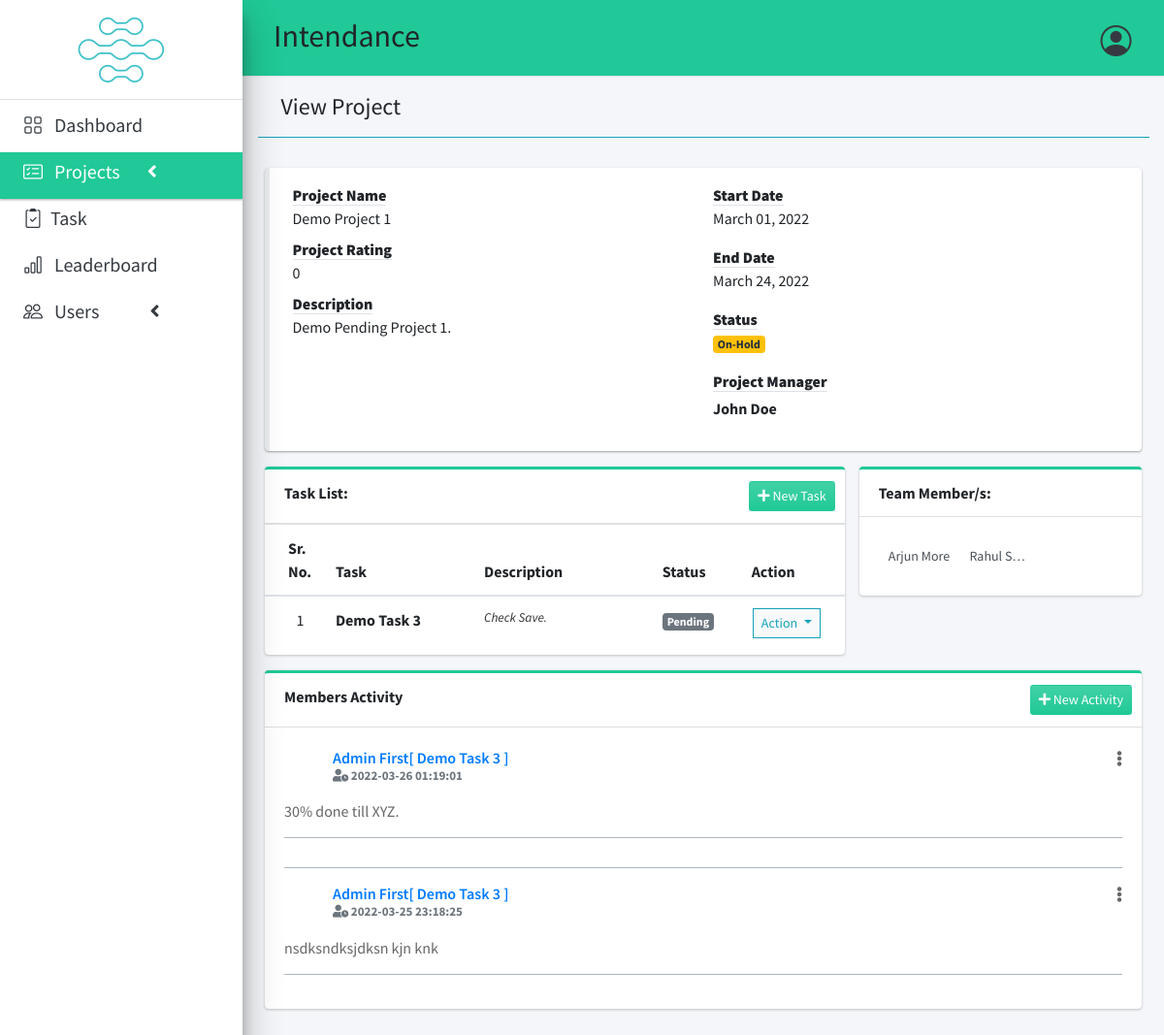
The page /index.php?page=view_project&id=3 (signed in) on the database its author committed.
### tables this page shows
CREATE TABLE `it_data` (
  `id` int(30) NOT NULL,
  `project_id` int(30) NOT NULL,
  `task` varchar(200) NOT NULL,
  `description` text NOT NULL,
  `status` tinyint(4) NOT NULL,
  `date_created` datetime NOT NULL DEFAULT current_timestamp(),
  `it_rating` int(2) NOT NULL
);

CREATE TABLE `users` (
  `id` int(30) NOT NULL,
  `firstname` varchar(200) NOT NULL,
  `lastname` varchar(200) NOT NULL,
  `email` varchar(200) NOT NULL,
  `password` text NOT NULL,
  `type` int(1) NOT NULL DEFAULT 2,
  `code` int(50) NOT NULL,
  `status` text NOT NULL,
  `date_created` datetime NOT NULL DEFAULT current_timestamp()
);

CREATE TABLE `usr_activity` (
  `id` int(30) NOT NULL,
  `project_id` int(30) NOT NULL,
  `task_id` int(30) NOT NULL,
  `comment` text NOT NULL,
  `subject` varchar(200) NOT NULL,
  `date` date NOT NULL,
  `start_time` time NOT NULL,
  `end_time` time NOT NULL,
  `user_id` int(30) NOT NULL,
  `time_rendered` float NOT NULL,
  `date_created` datetime NOT NULL DEFAULT current_timestamp()
);

### view_project.php (the view, shortened to what this page needs)
<?php
include 'db_connect.php';
$stat = array("Pending","Started","On-Progress","On-Hold","Over Due","Done");
$manager = $conn->query("SELECT *,concat(firstname,' ',lastname) as name FROM users where id = $manager_id");
$manager = $manager->num_rows > 0 ? $manager->fetch_array() : array();
?>
<div class="col-lg-12">
	<div class="row">
		<div class="col-md-12">
			<div class="callout">
				<div class="col-md-12">
					<div class="row">
						<div class="col-sm-6">
							<dl>
								<dt><b class="border-bottom">Project Name</b></dt>
								<dd><?php echo ucwords($name) ?></dd>
								<dt><b class="border-bottom">Project Rating</b></dt>
								<dd><?php echo $tp_rating; ?></dd>
								<dt><b class="border-bottom">Description</b></dt>
								<dd><?php echo html_entity_decode($description) ?></dd>
							</dl>
						</div>
						<div class="col-md-6">
							<dl>
								<dt><b class="border-bottom">Start Date</b></dt>
								<dd><?php echo date("F d, Y",strtotime($start_date)) ?></dd>
							</dl>
							<dl>
								<dt><b class="border-bottom">End Date</b></dt>
								<dd><?php echo date("F d, Y",strtotime($end_date)) ?></dd>
							</dl>
							<dl>
								<dt><b class="border-bottom">Status</b></dt>
								<dd>
									<?php
									  if($stat[$status] =='Pending'){
									  	echo "<span class='badge badge-secondary'>{$stat[$status]}</span>";
									  }elseif($stat[$status] =='Started'){
									  	echo "<span class='badge badge-teal'>{$stat[$status]}</span>";
									  }elseif($stat[$status] =='On-Progress'){
									  	echo "<span class='badge badge-info'>{$stat[$status]}</span>";
									  }elseif($stat[$status] =='On-Hold'){
									  	echo "<span class='badge badge-warning'>{$stat[$status]}</span>";
									  }elseif($stat[$status] =='Over Due'){
									  	echo "<span class='badge badge-danger'>{$stat[$status]}</span>";
									  }elseif($stat[$status] =='Done'){
									  	echo "<span class='badge badge-success'>{$stat[$status]}</span>";
									  }
									?>
								</dd>
							</dl>
							<dl>
								<dt><b class="border-bottom card-teal">Project Manager</b></dt>
								<dd>
									<?php if(isset($manager['id'])) : ?>
									<div class="d-flex align-items-center mt-1">
										<b><?php echo ucwords($manager['name']) ?></b>
									</div>
									<?php else: ?>
										<small><i>Manager Deleted from Database</i></small>
									<?php endif; ?>
								</dd>
							</dl>
						</div>
					</div>
				</div>
			</div>
		</div>
	</div>
	<div class="row">
		<div class="col-md-8">
			<div class="card card-outline card-teal">
				<div class="card-header">
					<span><b>Task List:</b></span>
					<?php if($_SESSION['login_type'] != 3): ?>
					<div class="card-tools">
						<button class="btn btn-teal bg-gradient-teal btn-sm" type="button" id="new_task"><i class="fa fa-plus"></i> New Task</button>
					</div>
				<?php endif; ?>
				</div>
				<div class="card-body p-0">
					<div class="table-responsive">
					<table class="table table-condensed m-0 table-hover">
						<colgroup>
							<col width="5%">
							<col width="25%">
							<col width="30%">
							<col width="15%">
							<col width="15%">
						</colgroup>
						<thead>
							<th>Sr. No.</th>
							<th>Task</th>
							<th>Description</th>
							<th>Status</th>
							<th>Action</th>
						</thead>
						<tbody>
							<?php
							$i = 1;
							$tasks = $conn->query("SELECT * FROM it_data where project_id = {$id} order by task asc");
							while($row=$tasks->fetch_assoc()):
								$trans = get_html_translation_table(HTML_ENTITIES,ENT_QUOTES);
								unset($trans["\""], $trans["<"], $trans[">"], $trans["<h2"]);
								$desc = strtr(html_entity_decode($row['description']),$trans);
								$desc=str_replace(array("<li>","</li>"), array("",", "), $desc);
							?>
								<tr>
			                        <td class="text-center"><?php echo $i++ ?></td>
			                        <td class=""><b><?php echo ucwords($row['task']) ?></b></td>
			                        <td class=""><p class="truncate"><?php echo strip_tags($desc) ?></p></td>
			                        <td>
			                        	<?php
			                        	if($row['status'] == 1){
									  		echo "<span class='badge badge-secondary'>Pending</span>";
			                        	}elseif($row['status'] == 2){
									  		echo "<span class='badge badge-teal'>On-Progress</span>";
			                        	}elseif($row['status'] == 3){
									  		echo "<span class='badge badge-success'>Done</span>";
			                        	}
			                        	?>
			                        </td>
			                        <td class="text-center">
										<button type="button" class="btn btn-default btn-sm btn-flat border-info wave-effect text-info dropdown-toggle" data-toggle="dropdown" aria-expanded="true">
					                      Action
					                    </button>
									</td>
		                    	</tr>
							<?php
							endwhile;
							?>
						</tbody>
					</table>
					</div>
				</div>
			</div>
		</div>
		<div class="col-md-4">
			<div class="card card-outline card-teal">
				<div class="card-header">
					<span><b>Team Member/s:</b></span>
				</div>
				<div class="card-body">
					<ul class="users-list">
						<?php
						if(!empty($user_ids)):
							$members = $conn->query("SELECT *,concat(firstname,' ',lastname) as name FROM users where id in ($user_ids) order by concat(firstname,' ',lastname) asc");
							while($row=$members->fetch_assoc()):
						?>
								<li>
			                        <a class="users-list-name" href="javascript:void(0)"><?php echo ucwords($row['name']) ?></a>
		                    	</li>
						<?php
							endwhile;
						endif;
						?>
					</ul>
				</div>
			</div>
		</div>
	</div>
	<div class="row">
		<div class="col-md-12">
			<div class="card card-outline card-teal">
				<div class="card-header">
					<b>Members Activity</b>
					<div class="card-tools">
						<button class="btn btn-teal bg-gradient-teal btn-sm" type="button" id="new_productivity"><i class="fa fa-plus"></i> New Activity</button>
					</div>
				</div>
				<div class="card-body">
					<?php
					$progress = $conn->query("SELECT p.*,concat(u.firstname,' ',u.lastname) as uname,t.task FROM usr_activity p inner join users u on u.id = p.user_id inner join it_data t on t.id = p.task_id where p.project_id = $id order by unix_timestamp(p.date_created) desc ");
					while($row = $progress->fetch_assoc()):
					?>
						<div class="post">
		                      <div class="user-block">
		                      	<?php if($_SESSION['login_id'] == $row['user_id']): ?>
		                      	<span class="btn-group dropleft float-right">
								  <span class="btndropdown-toggle" data-toggle="dropdown" aria-haspopup="true" aria-expanded="false" style="cursor: pointer;">
								    <i class="fa fa-ellipsis-v"></i>
								  </span>
								</span>
								<?php endif; ?>
		                        <span class="username">
		                          <a href="#"><?php echo ucwords($row['uname']) ?>[ <?php echo ucwords($row['task']) ?> ]</a>
		                        </span>
		                        <span class="description">
		                        	<span class="fa fa-user-clock"></span>
                      				<span><b><?php echo ($row['date_created']) ?></b></span>
	                        	</span>
		                      </div>
		                      <div>
		                       <?php echo html_entity_decode($row['comment']) ?>
		                      </div>
	                    </div>
	                    <div class="post clearfix"></div>
                    <?php endwhile; ?>
				</div>
			</div>
		</div>
	</div>
</div>

### index.php (shortened to what this page needs)
<!DOCTYPE html>
<html lang="en">
<?php
	include 'header.php'
?>
<body class="hold-transition sidebar-mini layout-fixed layout-navbar-fixed layout-footer-fixed">
<div class="wrapper">
  <?php include 'topbar.php' ?>
  <?php include 'sidebar.php' ?>
  <div class="content-wrapper">
    <div class="content-header">
      <div class="container-fluid">
        <div class="row mb-2">
          <div class="col-sm-6">
            <h4 class="mt-4 ml-4 mb-0"><?php echo $title ?></h4>
          </div>
        </div>
            <hr class="border-info">
      </div>
    </div>
    <section class="content">
      <div class="container-fluid">
         <?php
            $page = isset($_GET['page']) ? $_GET['page'] : 'home';
            if(!file_exists($page.".php")){
                include '404.html';
            }else{
            include $page.'.php';
            }
          ?>
      </div>
    </section>
  </div>
</div>
</body>
</html>

### header.php (shortened to what this page needs)
<head>
  <?php
  $title = isset($_GET['page']) ? ucwords(str_replace("_", ' ', $_GET['page'])) : "Home";
  ?>
  <link rel="stylesheet" href="https://cdn.jsdelivr.net/npm/bootstrap-icons@1.8.1/font/bootstrap-icons.css">
  <link rel="stylesheet" href="assets/plugins/fontawesome-free/css/all.min.css">
  <link rel="stylesheet" href="assets/plugins/datatables/css/dataTables.bootstrap4.min.css">
  <link rel="stylesheet" href="assets/plugins/datatables/css/responsive.bootstrap4.min.css">
  <link rel="stylesheet" href="assets/plugins/datatables/css/buttons.bootstrap4.min.css">
  <link rel="stylesheet" href="assets/plugins/select2/css/select2.min.css">
  <link rel="stylesheet" href="assets/plugins/select2/css/select2-bootstrap4.min.css">
  <link rel="stylesheet" href="assets/css/jquery.datetimepicker.min.css">
  <link rel="stylesheet" href="https://code.jquery.com/ui/1.11.4/themes/smoothness/jquery-ui.css">
  <link rel="stylesheet" href="assets/plugins/bootstrap/css/bootstrap4-toggle.min.css">
  <link rel="stylesheet" href="assets/css/adminlte.min.css">
  <link rel="stylesheet" href="assets/css/styles.css">
  <link rel="stylesheet" href="assets/plugins/jquery/css/jquery-ui.min.css">
  <link rel="stylesheet" href="//code.jquery.com/ui/1.13.1/themes/base/jquery-ui.css">
</head>

### topbar.php (shortened to what this page needs)
<nav class="main-header navbar navbar-expand navbar-teal">
  <h2 class="pl-4 pt-1 ">Intendance</h2>
  <ul class="navbar-nav ml-auto">
    <li class="nav-item dropdown">
      <a class=""  data-toggle="dropdown" aria-expanded="true" href="javascript:void(0)">
              <span>
                <div class="d-flex badge-pill">
                  <span class="text-dark mt-3 mr-2 text-center"><h2 class="float-left mr-2"><i class="bi bi-person-circle text-dark"></i></h2></span>
                </div>
              </span>
            </a>
      </li>
    </ul>
  </nav>

### sidebar.php (shortened to what this page needs)
<aside class="main-sidebar sidebar-light-teal elevation-5">
  <div class="dropdown">
 	<a href="./" class="brand-link text-center">
     <img src="./assets/Images/main-logo (2).png" alt="">
  </a>
  </div>
  <div class="sidebar pb-4 mb-4">
    <nav class="mt-2">
      <ul class="nav nav-pills nav-sidebar flex-column nav-flat" data-widget="treeview" role="menu" data-accordion="false">
        <li class="nav-item dropdown">
          <a href="./" class="nav-link nav-home">
            <h5 class="ml-2">
            <i class="bi bi-grid mr-2"></i>
              Dashboard
            </h5>
          </a>
        </li>
        <li class="nav-item">
          <a href="#" class="nav-link nav-edit_project nav-view_project">
            <h5 class="ml-2"><i class="bi bi-card-checklist mr-2"></i>
              Projects
              <i class="right fas fa-angle-left ml-4"></i>
            </h5>
          </a>
        </li>
        <li class="nav-item">
            <a href="./index.php?page=task_list" class="nav-link nav-task_list">
              <h5 class="ml-2">   <i class="bi bi-clipboard2-check mr-2"></i>Task</h5>
            </a>
        </li>
        <?php if($_SESSION['login_type'] != 3): ?>
         <li class="nav-item">
              <a href="./index.php?page=top_projects" class="nav-link nav-leader tree-item">
                <h5 class="ml-2">
                <i class="bi bi-bar-chart mr-2"></i>
                  Leaderboard</h5>
              </a>
        </li>
        <?php endif; ?>
        <?php if($_SESSION['login_type'] == 1): ?>
        <li class="nav-item">
          <a href="#" class="nav-link nav-edit_user">
            <h5 class="ml-2"><i class="bi bi-people mr-2"></i>
              Users
              <i class="right fas fa-angle-left ml-5"></i>
            </h5>
          </a>
        </li>
        <?php endif; ?>
      </ul>
    </nav>
  </div>
</aside>

### assets/css/styles.css (style rules this page uses)
.truncate { overflow: hidden; text-overflow: ellipsis; display: -webkit-box; -webkit-line-clamp: 3; -webkit-box-orient: vertical; font-size: smaller; color: #000000cf; font-style: italic; }

### view_project.php (style rules this page uses)
.users-list>li { width: 33.33% !important }
.truncate { -webkit-line-clamp:1 !important; }

### rows shown on the page
it_data: task "Demo Task 3", description "Check Save.", status "Pending"
users: name "Arjun More"
users: name "Rahul S…"
usr_activity: uname "Admin First", it_data.task "Demo Task 3", date_created "2022-03-26 01:19:01", comment "30% done till XYZ."
usr_activity: uname "Admin First", it_data.task "Demo Task 3", date_created "2022-03-25 23:18:25", comment "nsdksndksjdksn kjn knk"

### other values the page prints
$title "View Project"
$name "Demo Project 1"
$tp_rating "0"
html_entity_decode($description) "Demo Pending Project 1."
date("F d, Y",strtotime($start_date)) "March 01, 2022"
date("F d, Y",strtotime($end_date)) "March 24, 2022"
$stat[$status] "On-Hold"
$manager['name'] "John Doe"
